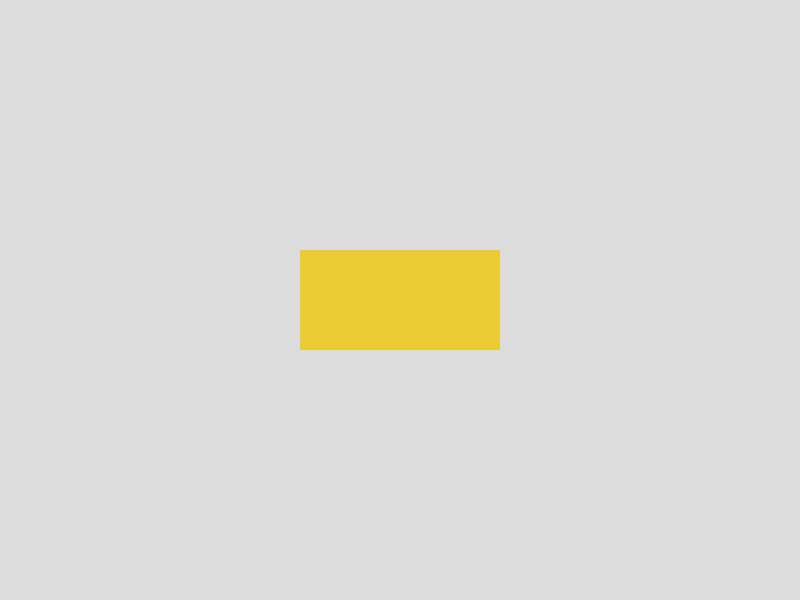
Frame 1 (no input)
Frame 60 (no input): identical to frame 1, image omitted
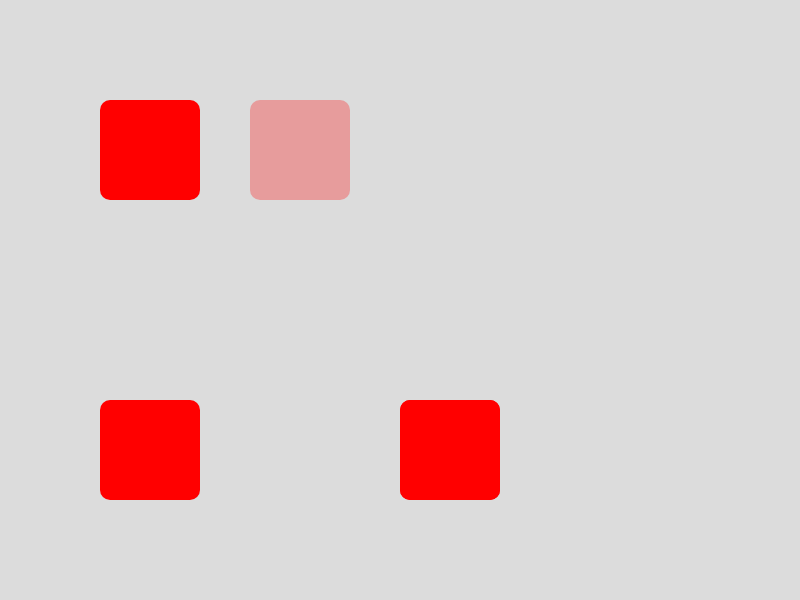
Frame 120 (the mouse pressed at the canvas centre since frame 60)

The p5.js sketch that drew these frames (run headless with seeded random() and noise() and a simulated clock; from frame 60 on, the mouse is pressed at the canvas centre):

// p5.js sketch
// ── sketch.js
function createArray(length) 
{
	var arr = new Array(length || 0),
		i = length;
	if (arguments.length > 1) {
		var args = Array.prototype.slice.call(arguments, 1);
		while(i--) arr[length-1 - i] = createArray.apply(this, args);
	}
	return arr;
}
var level=5;
var start=1;
var cols = 3;
var rows = 3;
var grid,coordinate,check,u1,u2,fade,fadeAmount;
var options=4, answers
function* yield_keyword (ARRAY) {
	for (let i = 0; i < ARRAY.length; i++) {
		yield ARRAY[i]
	}
}
let coord, arrshowed=[],arrcheck=[];
function setup ()
{
	createCanvas (800, 600);
	noStroke ();
	grid = createArray (cols, rows);
	answers= createArray(4)
	let Logics = new Logic() ;
	Logics.logic(level);
	coordinate = Logics.Arr;
	console.log(coordinate.length)
	for (let i2 = 0, len = coordinate.length; i2 < len; i2++) {
		let i =	coordinate[i2][0]
		let j =	coordinate[i2][1]

		grid[i][j] = new Box((i+1) * 150, (1+j) * 150)
	}
	coord =  yield_keyword(coordinate);
	check = coord.next()['value'];
	u1=check[0];
	u2=check[1];
	arrshowed.push([u1,u2]);
	fade = 0; 
	fadeAmount=15;
	// console.log(coordinate);

}
function draw ()
{
	background (220);
	if (start == 1) 
	{

		//		var s = 'Start:' + mouseX +',' +mouseY
		//		text(s,400,80);
		rectMode(CENTER);
		fill(235, 204, 52);
		rect(400,300,200,100);
		fill(255);
		textSize(32);
		if (mouseIsPressed === true) {
			if (mouseButton === LEFT) {
				start=0;
			}
		}
	}
	else if( start ==2){

		//		var s = 'Start:' + mouseX +',' +mouseY
		//		text(s,400,80);
		for (let i2 = 0, len = coordinate.length; i2 < len; i2++) {
			let i =	coordinate[i2][0]
			let j =	coordinate[i2][1]
			grid[i][j].show(255);
		}
	}
	else if(start == 0){
		//for (let i = 0, len = coordinate.length; i < len; i++) {
		if (fade>255) {fade=0;
			check = coord.next()['value'];
			if (check == undefined ) {start=2;
				console.log('Original sequence');
				console.log(coordinate);
				return}	
			// console.log(check);
			arrshowed.push([u1,u2]);
			u1=check[0];
			u2=check[1];
		}
		fade+=fadeAmount;
		grid[u1][u2].show(fade);
		for (let i = 0, len = arrshowed.length; i < len; i++) {
			let op1=arrshowed[i][0]
			let op2=arrshowed[i][1]
			grid[op1][op2].show(255);
		}
		//console.log(fade);
	}
	else if (start == 3) {
		text('Wrong',400,80);
	}
	else if (start== 4) {
		text('Correct',400,80);
	}

}
var offbutton=1;
var value_changed=false;
function reset_failed_squence(){

	for (let i8 = 0, len = arrcheck.length; i8 < len; i8++) {
		if((arrcheck[i8][0]!=coordinate[i8][0]) || (arrcheck[i8][1]!=coordinate[i8][1])) {
			console.log('Wrong sequence')
			value_changed=true;
			
			start=3;
			offbutton=0;
			break;
		}
		console.log(coordinate.length)
		console.log(arrcheck.length)
		if(arrcheck.length==coordinate.length)
			if ( value_changed==false){
				start=4;
				break;
			}
	}
}



function mousePressed() {
	if (start==2){
		for (let i2 = 0, len = coordinate.length; i2 < len; i2++) {
			let i =	coordinate[i2][0]
			let j =	coordinate[i2][1]
			if (grid[i][j].contain(mouseX,mouseY)){
				// console.log('i:'+i+',j:'+j)
				// console.log('mouse-X:'+ mouseX + 'mouse-Y:' + mouseY)
				//console.log('121')

				var pushed=0;
				for (let i7 = 0, len = arrcheck.length; i7 < len; i7++) {
					if (arrcheck[i7][0]==i){
						if(arrcheck[i7][1]==j){
							pushed=1;

						}}

				}
				if (pushed==0) {arrcheck.push([i,j]);
					console.log(arrcheck);
					breaked=1;
					break;
				}

			}
		}
		//console.log(arrcheck);

	}
	if (offbutton==1) reset_failed_squence();
}



// ── box.js
class Box {

	constructor (x,y) {
		this.red=255
		this.green=0
		this.blue=0
		this.x=x
		this.y=y
		this.width=100
		this.reveled=true

	}
	show (a) {

		fill(this.red,this.green,this.blue,a);
		rect(this.x,this.y,this.width, this.width,10)  // 20 for round
		//
	}
	contain(MOUSE_X,MOUSE_Y){
		if (( this.x - 50) < MOUSE_X && MOUSE_X < (this.x + 50) ){
			//console.log('this-x:'+this.x)
			//console.log('this-y:'+this.y)
			if (( this.y - 50) < MOUSE_Y && MOUSE_Y < (this.y + 50) ){
				this.red=0;
				this.green=255;
				this.blue=0;
				return true;


			}

		}
		return false;
	}
}

// ── logic.js
class	Logic {

	constructor(){


		this.Arr = []
	}
	logic(level) {
		var count=0
		function random(x){
			return Math.floor(Math.random() * x);
		}
		while (true){
			let x,y,i,op=1;
			if (this.Arr.length >=level){
				break
			}
			x=random(3);
			y=random(3);
			op=this.check(x,y);
			if (op==1){

				x=[x,y]
				this.Arr.push(x)
			}

		}
	}
	check (x,y) {
		for (let i = 0, len = this.Arr.length; i < len; i++) {
			let a = this.Arr[i][0]
			let b = this.Arr[i][1]
			if (x==a && y==b){
				return -1;
			}

		}
		return 1;

	}

}

//var x= new Logic()
//x.logic()
//console.log(x.Arr)
